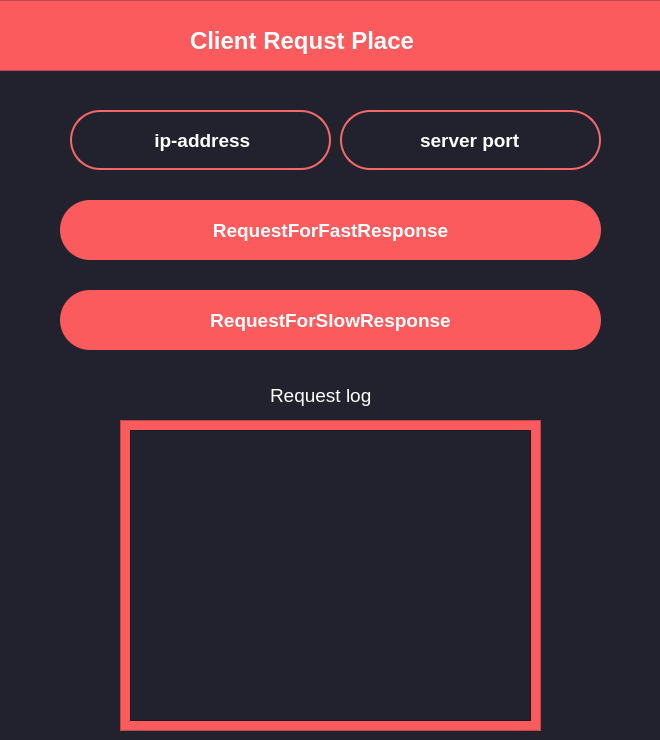
<?xml version="1.0" encoding="UTF-8"?>
<ui version="4.0">
 <class>MainWindow</class>
 <widget class="QMainWindow" name="MainWindow">
  <property name="geometry">
   <rect>
    <x>0</x>
    <y>0</y>
    <width>660</width>
    <height>740</height>
   </rect>
  </property>
  <property name="font">
   <font>
    <family>Arial</family>
    <pointsize>14</pointsize>
    <weight>75</weight>
    <bold>true</bold>
   </font>
  </property>
  <property name="windowTitle">
   <string>MainWindow</string>
  </property>
  <widget class="QWidget" name="centralwidget">
   <property name="styleSheet">
    <string notr="true">background-color: #22222e</string>
   </property>
   <widget class="QFrame" name="frame">
    <property name="geometry">
     <rect>
      <x>-20</x>
      <y>0</y>
      <width>701</width>
      <height>71</height>
     </rect>
    </property>
    <property name="styleSheet">
     <string notr="true">background-color: #fb5b5d</string>
    </property>
    <property name="frameShape">
     <enum>QFrame::StyledPanel</enum>
    </property>
    <property name="frameShadow">
     <enum>QFrame::Raised</enum>
    </property>
    <widget class="QLabel" name="label">
     <property name="geometry">
      <rect>
       <x>210</x>
       <y>20</y>
       <width>381</width>
       <height>41</height>
      </rect>
     </property>
     <property name="font">
      <font>
       <family>Arial</family>
       <pointsize>18</pointsize>
       <weight>75</weight>
       <bold>true</bold>
      </font>
     </property>
     <property name="styleSheet">
      <string notr="true">color: white</string>
     </property>
     <property name="text">
      <string>Client Requst Place</string>
     </property>
    </widget>
    <widget class="QToolButton" name="toolButton">
     <property name="geometry">
      <rect>
       <x>610</x>
       <y>10</y>
       <width>61</width>
       <height>51</height>
      </rect>
     </property>
     <property name="styleSheet">
      <string notr="true">color: white;
background-color: #fb5b5d;
border-radius: 10;
padding: 16px;
</string>
     </property>
     <property name="text">
      <string/>
     </property>
     <property name="icon">
      <iconset>
       <normaloff>../../../Downloads/pngwing.com (1).png</normaloff>../../../Downloads/pngwing.com (1).png</iconset>
     </property>
     <property name="checkable">
      <bool>false</bool>
     </property>
     <property name="checked">
      <bool>false</bool>
     </property>
     <property name="autoRepeat">
      <bool>false</bool>
     </property>
     <property name="autoExclusive">
      <bool>false</bool>
     </property>
     <property name="popupMode">
      <enum>QToolButton::DelayedPopup</enum>
     </property>
    </widget>
   </widget>
   <widget class="QPushButton" name="pushButton">
    <property name="geometry">
     <rect>
      <x>60</x>
      <y>290</y>
      <width>541</width>
      <height>60</height>
     </rect>
    </property>
    <property name="font">
     <font>
      <family>Arial</family>
      <pointsize>14</pointsize>
      <weight>75</weight>
      <bold>true</bold>
     </font>
    </property>
    <property name="styleSheet">
     <string notr="true">QPushButton {
	color: white;
	background-color: #fb5b5d;
	border-radius: 30;
}

QPushButton:pressed {
	background-color: #fa4244;
}</string>
    </property>
    <property name="text">
     <string>RequestForSlowResponse</string>
    </property>
   </widget>
   <widget class="QPushButton" name="pushButton_2">
    <property name="geometry">
     <rect>
      <x>60</x>
      <y>200</y>
      <width>541</width>
      <height>60</height>
     </rect>
    </property>
    <property name="font">
     <font>
      <family>Arial</family>
      <pointsize>14</pointsize>
      <weight>75</weight>
      <bold>true</bold>
     </font>
    </property>
    <property name="styleSheet">
     <string notr="true">QPushButton {
	color: white;
	background-color: #fb5b5d;
	border-radius: 30;
}

QPushButton:pressed {
	background-color: #fa4244;
}</string>
    </property>
    <property name="text">
     <string>RequestForFastResponse</string>
    </property>
   </widget>
   <widget class="QLabel" name="label_2">
    <property name="geometry">
     <rect>
      <x>270</x>
      <y>380</y>
      <width>121</width>
      <height>31</height>
     </rect>
    </property>
    <property name="font">
     <font>
      <family>Arial</family>
      <pointsize>14</pointsize>
      <weight>50</weight>
      <bold>false</bold>
     </font>
    </property>
    <property name="styleSheet">
     <string notr="true">color: white</string>
    </property>
    <property name="text">
     <string>Request log</string>
    </property>
   </widget>
   <widget class="QLineEdit" name="input_currency_2">
    <property name="geometry">
     <rect>
      <x>70</x>
      <y>110</y>
      <width>261</width>
      <height>60</height>
     </rect>
    </property>
    <property name="font">
     <font>
      <family>Arial</family>
      <pointsize>14</pointsize>
      <weight>75</weight>
      <bold>true</bold>
     </font>
    </property>
    <property name="styleSheet">
     <string notr="true">background-color: #22222e;
border: 2px solid #f66867;
border-radius: 30;
color: white</string>
    </property>
    <property name="text">
     <string> ip-address</string>
    </property>
    <property name="alignment">
     <set>Qt::AlignCenter</set>
    </property>
   </widget>
   <widget class="QLineEdit" name="input_currency_3">
    <property name="geometry">
     <rect>
      <x>340</x>
      <y>110</y>
      <width>261</width>
      <height>60</height>
     </rect>
    </property>
    <property name="font">
     <font>
      <family>Arial</family>
      <pointsize>14</pointsize>
      <weight>75</weight>
      <bold>true</bold>
     </font>
    </property>
    <property name="styleSheet">
     <string notr="true">background-color: #22222e;
border: 2px solid #f66867;
border-radius: 30;
color: white</string>
    </property>
    <property name="text">
     <string>server port</string>
    </property>
    <property name="alignment">
     <set>Qt::AlignCenter</set>
    </property>
   </widget>
   <widget class="QFrame" name="frame_2">
    <property name="geometry">
     <rect>
      <x>120</x>
      <y>420</y>
      <width>421</width>
      <height>311</height>
     </rect>
    </property>
    <property name="styleSheet">
     <string notr="true">background-color: #fb5b5d</string>
    </property>
    <property name="frameShape">
     <enum>QFrame::StyledPanel</enum>
    </property>
    <property name="frameShadow">
     <enum>QFrame::Raised</enum>
    </property>
    <widget class="QScrollArea" name="scrollArea">
     <property name="geometry">
      <rect>
       <x>10</x>
       <y>10</y>
       <width>401</width>
       <height>291</height>
      </rect>
     </property>
     <property name="styleSheet">
      <string notr="true">background-color: #22222e</string>
     </property>
     <property name="widgetResizable">
      <bool>true</bool>
     </property>
     <widget class="QWidget" name="scrollAreaWidgetContents">
      <property name="geometry">
       <rect>
        <x>0</x>
        <y>0</y>
        <width>399</width>
        <height>289</height>
       </rect>
      </property>
     </widget>
    </widget>
   </widget>
  </widget>
 </widget>
 <resources/>
 <connections/>
</ui>
